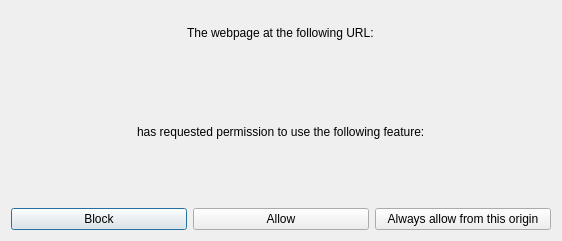
<?xml version="1.0" encoding="UTF-8"?>
<ui version="4.0">
 <class>PermissionRequestDialog</class>
 <widget class="QDialog" name="PermissionRequestDialog">
  <property name="geometry">
   <rect>
    <x>0</x>
    <y>0</y>
    <width>562</width>
    <height>241</height>
   </rect>
  </property>
  <property name="windowTitle">
   <string>Permission request</string>
  </property>
  <layout class="QGridLayout" name="gridLayout_2">
   <item row="0" column="0">
    <layout class="QGridLayout" name="gridLayout">
     <item row="0" column="0" alignment="Qt::AlignHCenter">
      <widget class="QLabel" name="label">
       <property name="text">
        <string>The webpage at the following URL:</string>
       </property>
      </widget>
     </item>
    </layout>
   </item>
   <item row="3" column="0" alignment="Qt::AlignHCenter">
    <widget class="QLabel" name="featureLabel">
     <property name="text">
      <string/>
     </property>
    </widget>
   </item>
   <item row="4" column="0">
    <layout class="QHBoxLayout" name="horizontalLayout">
     <item>
      <widget class="QPushButton" name="blockButton">
       <property name="text">
        <string>Block</string>
       </property>
       <property name="icon">
        <iconset resource="../galacteek.qrc">
         <normaloff>:/share/icons/cancel.png</normaloff>:/share/icons/cancel.png</iconset>
       </property>
      </widget>
     </item>
     <item>
      <widget class="QPushButton" name="allowButton">
       <property name="text">
        <string>Allow</string>
       </property>
      </widget>
     </item>
     <item>
      <widget class="QPushButton" name="alwaysAllowButton">
       <property name="text">
        <string>Always allow from this origin</string>
       </property>
      </widget>
     </item>
    </layout>
   </item>
   <item row="1" column="0">
    <widget class="QLabel" name="urlLabel">
     <property name="text">
      <string/>
     </property>
    </widget>
   </item>
   <item row="2" column="0" alignment="Qt::AlignHCenter">
    <widget class="QLabel" name="label_2">
     <property name="text">
      <string>has requested permission to use the following feature:</string>
     </property>
    </widget>
   </item>
  </layout>
 </widget>
 <resources>
  <include location="../galacteek.qrc"/>
 </resources>
 <connections/>
</ui>
